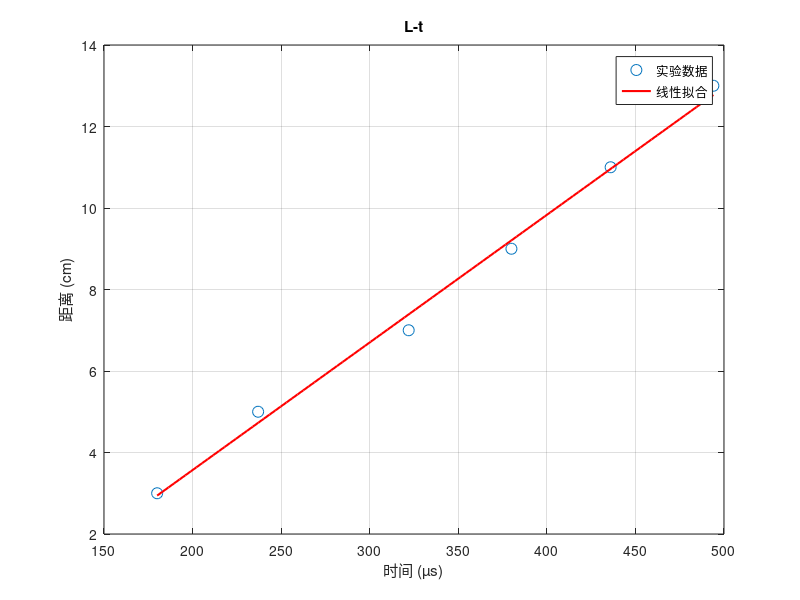

MATLAB code for this plot:
% 距离和时间数据
distance = [3.000,5.000,7.000,9.000,11.000,13.000]; % 单位：厘米
time = [180,237,322,380,436,494]; % 单位：微秒

% 线性拟合
% 线性拟合
coefficients = polyfit(time, distance, 1);

% 获取拟合的斜率（即声速）和截距
slope = coefficients(1); % 斜率即为声速，单位为 cm/µs
intercept = coefficients(2);

% 打印声速
fprintf('拟合得到的声速为: %.4f cm/µs\n', slope);

% 绘制原始数据和拟合直线
time_fit = linspace(min(time), max(time), 100);
distance_fit = polyval(coefficients, time_fit);

plot(time, distance, 'o', 'MarkerSize', 8, 'DisplayName', '实验数据');
hold on;
plot(time_fit, distance_fit, '-r', 'LineWidth', 1.5, 'DisplayName', '线性拟合');
xlabel('时间 (µs)');
ylabel('距离 (cm)');
title('L-t');
legend;
grid on;
hold off;